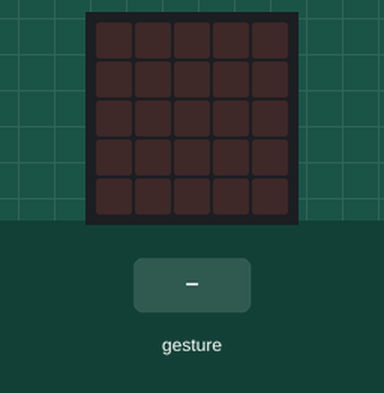
Bench run of a program on a simulated BBC micro:bit (MakeCode). On the bench: the board's 5×5 LED display. The test bench sets the inputs (shaded band). Random numbers come from a fixed seed; a tilt is held for 1.5 s and a shake lasts 1 s, then the board lies face up again.

Above: at 1.2 s.
1.3 s: gesture 'shake'
At 2.5 s:
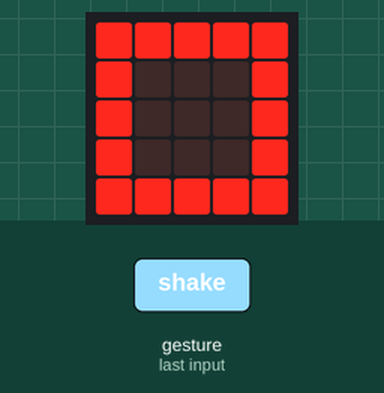
3.0 s: gesture 'shake'
At 3.8 s:
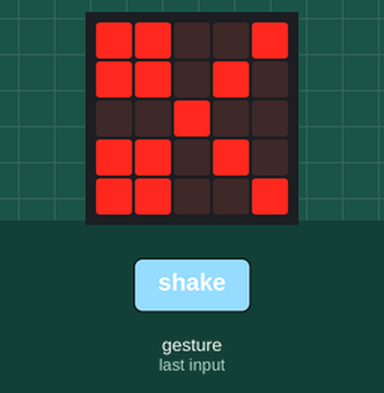
Timing chart, 0 to 6.0 s (numbered marks = the images above; inputs shaded):
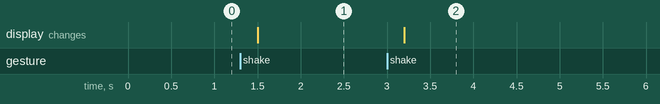

The program:

main.ts
```typescript
let JUEGO = 0
input.onGesture(Gesture.Shake, function () {
    JUEGO = randint(0, 2)
    if (JUEGO == 0) {
        basic.showLeds(`
            # # # # #
            # . . . #
            # . . . #
            # . . . #
            # # # # #
            `)
    } else if (JUEGO == 1) {
        basic.showLeds(`
            . . . . .
            . # # # .
            . # # # .
            . # # # .
            . . . . .
            `)
    } else {
        basic.showIcon(IconNames.Scissors)
    }
})
basic.forever(function () {

})
```

test.ts
```typescript
// aquí va el archivo "tests"; esto no se compilará cuando este paquete se utilice como una extensión.
```

Measured:
- after the input at 1.3 s, the display: changes after 0.20 s (image 1)
- after the input at 3.0 s, the display: changes after 0.20 s (image 2)
